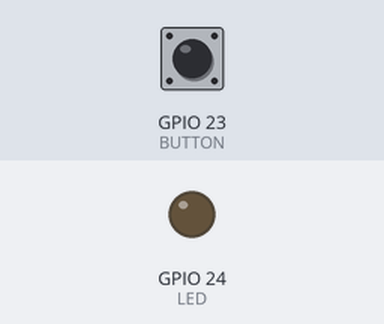
A program run on a simulated Raspberry Pi (BCM pin numbers). On the bench: output pins drawn as LEDs (lit = HIGH). The test bench sets the inputs (shaded band); at power-on: GPIO 23 (BUTTON) HIGH.

Above: at 1.2 s.
1.3 s: GPIO 23 (BUTTON) pulled LOW for 0.15 s
At 2.1 s:
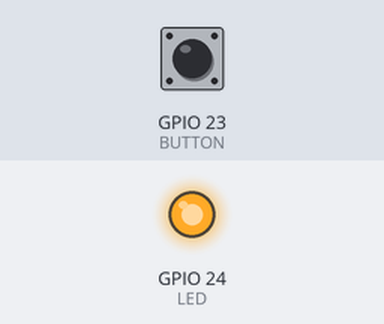
3.8 s: GPIO 23 (BUTTON) pulled LOW for 3.2 s
At 8.6 s:
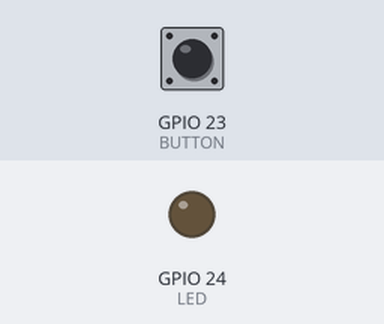
Timing chart, 0 to 10.1 s (numbered marks = the images above; inputs shaded):
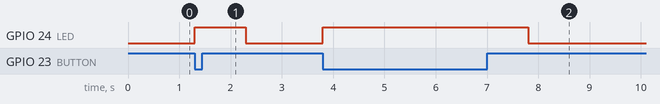

The program:

input_switch.py
```python
import RPi.GPIO as GPIO
from time import sleep

BUTTON = 23
LED = 24

GPIO.setwarnings(False)
GPIO.setmode(GPIO.BCM)
GPIO.setup(LED, GPIO.OUT, initial=0)
GPIO.setup(BUTTON, GPIO.IN, pull_up_down=GPIO.PUD_UP)
# GPIO.setup(SWITCH, GPIO.IN,  pull_up_down = GPIO.PUD_DOWN) # input with pull-down
# GPIO.setup(SWITCH, GPIO.IN,  pull_up_down = GPIO.PUD_UP)   # input with pull-up


# pull-up resistor configuration
while True:
    # Read status of input GPIO pin (logic level 0 or 1 "True" "False")
    if GPIO.input(BUTTON):
        # if switch is not pressed
        GPIO.output(LED, GPIO.LOW)
    else:
        ## switch is pressed
        GPIO.output(LED, GPIO.HIGH)
        sleep(1)
```

Measured:
- after the input at 1.3 s, GPIO 24 (LED): LOW → HIGH at once, → LOW 1.0 s later
- after the input at 3.8 s, GPIO 24 (LED): LOW → HIGH at once, → LOW 4.0 s later
